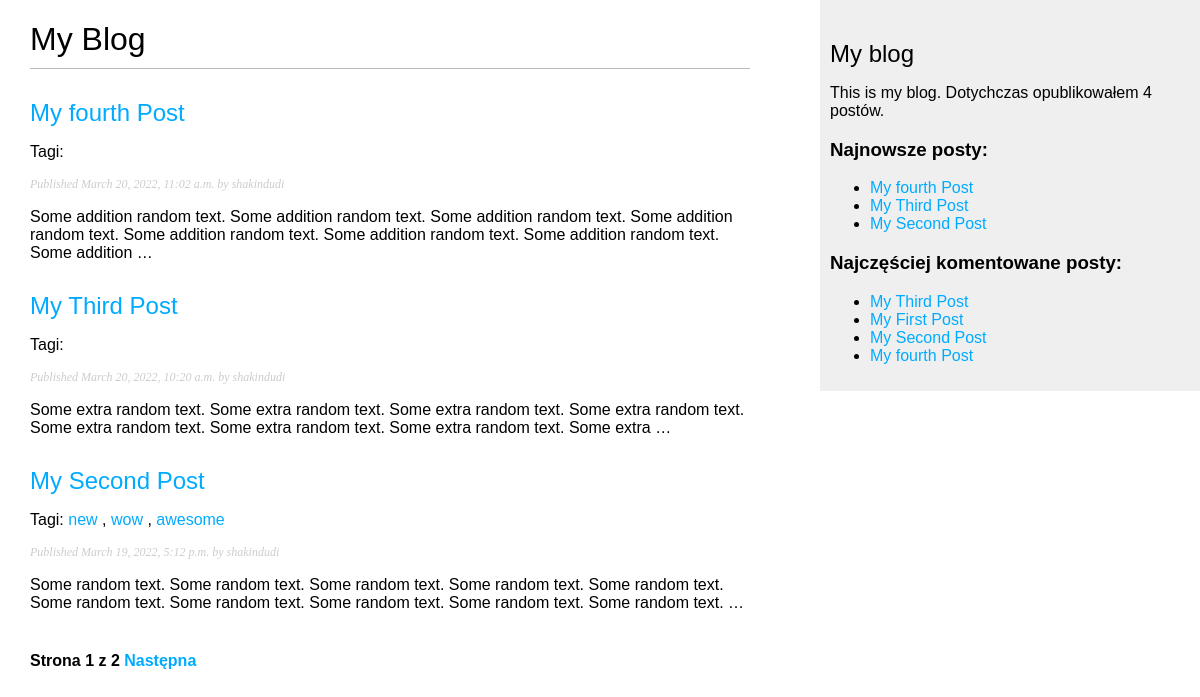
/blog/, run on an earlier commit of the app's database.
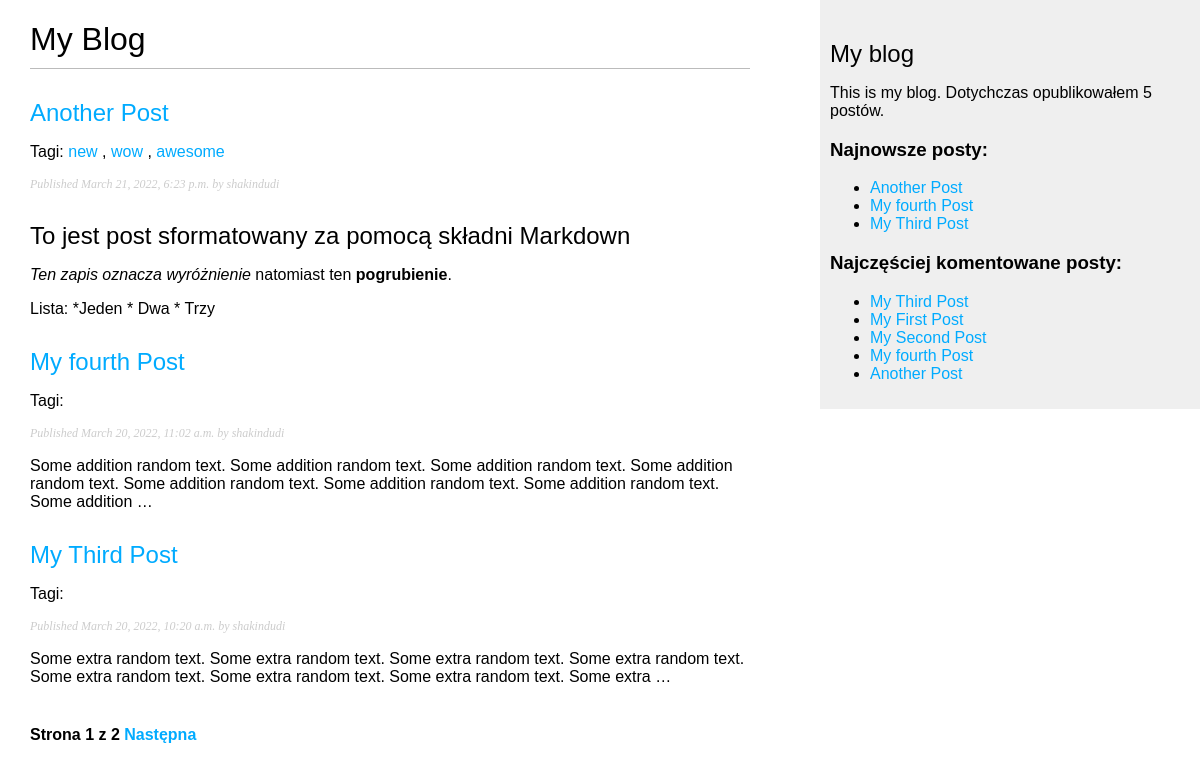
And on a later commit of the database.
### blog/models.py (models this page shows, shortened)
class Post(models.Model):
    STATUS_CHOICES = (
        ('draft', 'Draft'),
        ('published', 'Published'),
    )
    title = models.CharField(max_length=250)
    slug = models.SlugField(max_length=250,
                            unique_for_date='publish')
    author = models.ForeignKey(User,
                              on_delete=models.CASCADE,
                              related_name='blog_posts')
    body = models.TextField()
    publish = models.DateTimeField(default=timezone.now)
    created = models.DateTimeField(auto_now_add=True)
    updated = models.DateTimeField(auto_now=True)
    status = models.CharField(max_length=10,
                              choices=STATUS_CHOICES,
                              default='draft')
    tags = TaggableManager()
    objects = models.Manager() # The default manager.
    published = PublishedManager() # Our custom manager.
    class Meta:
        ordering = ('-publish',)
    def get_absolute_url(self):
        return reverse('blog:post_detail',
                       args=[self.publish.year,
                             self.publish.month,
                             self.publish.day, self.slug])

### blog/views.py (the view)
# urls.py: path('', views.post_list, name='post_list'),
def post_list(request, tag_slug=None):
    object_list = Post.published.all()
    tag = None
    if tag_slug:
        tag = get_object_or_404(Tag, slug=tag_slug)
        object_list = object_list.filter(tags__in=[tag])
    paginator = Paginator(object_list, 3) #Trzy posty na każdej stronie
    page = request.GET.get('page')
    try:
        posts = paginator.page(page)
    except PageNotAnInteger:
        posts = paginator.page(1)
    except EmptyPage:
        posts = paginator.page(paginator.num_pages)
    return render(request, 'blog/post/list.html', {
        'page': page,
        'posts': posts,
        'tag': tag})

### blog/models.py (called while the page is built)
    def get_queryset(self):
        return super(PublishedManager, self).get_queryset().filter(status='published')

### blog/templatetags/blog_tags.py (called while the page is built)
@register.filter(name='markdown')
def markdown_format(text):
    return mark_safe(markdown.markdown(text))

@register.simple_tag
def get_most_commented_posts(count=5):
    return Post.published.annotate(total_comments=Count('comments')).order_by('-total_comments')[:count]

@register.simple_tag
def total_posts():
    return Post.published.count()

@register.inclusion_tag('blog/post/latest_posts.html')
def show_latest_posts(count=3):
    latest_posts = Post.published.order_by('-publish')[:count]
    return {'latest_posts': latest_posts}

### blog/templates/blog/post/list.html (shortened to what this page needs)
{% extends "blog/base.html" %}
{% load blog_tags %}
{% block content %}
  <h1>My Blog</h1>
  {% for post in posts %}
    <h2>
      <a href="{{ post.get_absolute_url }}">
        {{ post.title }}
      </a>
    </h2>
    <p class="tags">
      Tagi:
      {% for tag in post.tags.all %}
        <a href="{% url "blog:post_list_by_tag" tag.slug %}">
          {{ tag.name }}
        </a>
        {% if not forloop.last %}, {% endif %}
      {% endfor %}
    </p>
    <p class="date">
      Published {{ post.publish }} by {{ post.author }}
    </p>
    {{ post.body|markdown|truncatewords_html:30}}
  {% endfor %}
  {% include "pagination.html" with page=posts %}
{% endblock %}

### blog/templates/blog/base.html (shortened to what this page needs)
{% load blog_tags %}
{% load static %}
<!DOCTYPE html>
<html>
<head>
  <link href="{% static "css/blog.css" %}" rel="stylesheet">
</head>
<body>
  <div id="content">
    {% block content %}
    {% endblock %}
  </div>
  <div id="sidebar">
    <h2>My blog</h2>
    <p>This is my blog. Dotychczas opublikowałem {% total_posts %} postów. </p>
    <h3>Najnowsze posty:</h3>
    {% show_latest_posts 3 %}
    <h3>Najczęściej komentowane posty:</h3>
    {% get_most_commented_posts as most_commented_posts %}
    <ul>
      {% for post in most_commented_posts %}
        <li>
          <a href="{{ post.get_absolute_url }}">{{ post.title }}</a>
        </li>
      {% endfor %}
    </ul>
  </div>
</body>
</html>

### blog/templates/pagination.html (shortened to what this page needs)
<div class='pagination'>
    <span class='step-links'>
        <span class='current'>
            Strona {{ page.number }} z {{ page.paginator.num_pages }}
        </span>
        {% if page.has_next %}
            <a href="?page={{ page.next_page_number }}">Następna</a>
        {% endif %}
    </span>
</div>

### blog/templates/blog/post/latest_posts.html
<ul>
    {% for post in latest_posts %}
        <li>
            <a href="{{ post.get_absolute.url }}">{{ post.title }}</a>
        </li>
    {% endfor %}
</ul>

### blog/static/css/blog.css (style rules this page uses)
body { margin:0; padding:0; font-family:helvetica, sans-serif; }
a { color:#00abff; text-decoration:none; }
h1 { font-weight:normal; border-bottom:1px solid #bbb; padding:0 0 10px 0; }
h2 { font-weight:normal; margin:30px 0 0; }
#content { float:left; width:60%; padding:0 0 0 30px; }
#sidebar { float:right; width:30%; padding:10px; background:#efefef; height:100%; }
p.date { color:#ccc; font-family: georgia, serif; font-size: 12px; font-style: italic; }
.pagination { margin:40px 0; font-weight:bold; }

What changed in the data, as far as the page shows it:
no longer on one of the page's lists (row unchanged): Post: title "My Second Post", publish "March 19, 2022, 5:12 p.m.", author "shakindudi", body "Some random text. Some random text. Some random text. Some random text. Some random text. Some random text. Some random text. Some random text. Some random text. Some random text. …"
added Post: title "Another Post", publish "March 21, 2022, 6:23 p.m.", author "shakindudi", body "To jest post sformatowany za pomocą składni Markdown Ten zapis oznacza wyróżnienie natomiast ten pogrubienie . Lista: *Jeden * Dwa * Trzy", Tag (name "new"), Tag (name "wow"), Tag (name "awesome")
computed for Post "My Second Post": loses Tag (name "new"); loses Tag (name "wow"); loses Tag (name "awesome")
Also different on the page:
text no longer shown: "4"
text now shown: "5"
